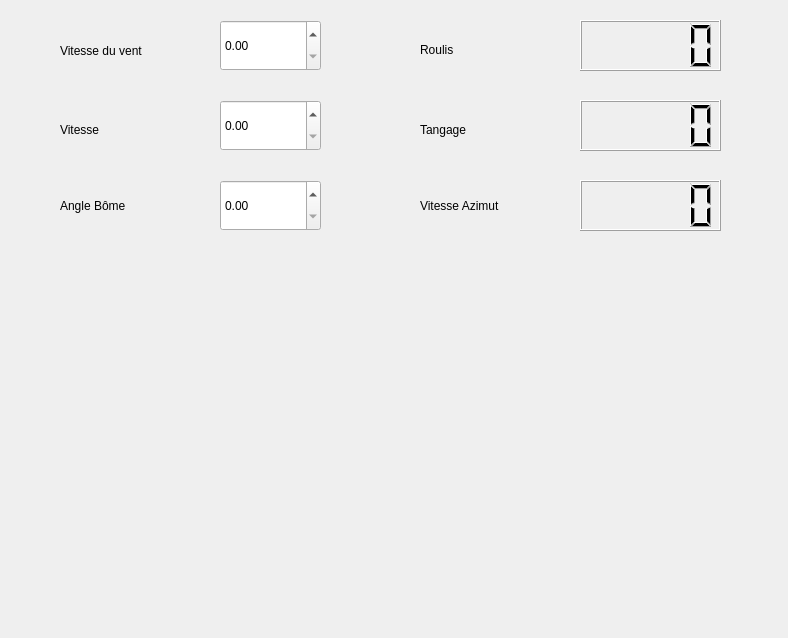
<?xml version="1.0" encoding="UTF-8"?>
<ui version="4.0">
 <class>IHM</class>
 <widget class="QWidget" name="IHM">
  <property name="geometry">
   <rect>
    <x>0</x>
    <y>0</y>
    <width>788</width>
    <height>638</height>
   </rect>
  </property>
  <property name="windowTitle">
   <string>IHM</string>
  </property>
  <widget class="QLCDNumber" name="lcdNumber">
   <property name="geometry">
    <rect>
     <x>580</x>
     <y>20</y>
     <width>141</width>
     <height>51</height>
    </rect>
   </property>
  </widget>
  <widget class="QLCDNumber" name="lcdNumber_2">
   <property name="geometry">
    <rect>
     <x>580</x>
     <y>100</y>
     <width>141</width>
     <height>51</height>
    </rect>
   </property>
  </widget>
  <widget class="QLCDNumber" name="lcdNumber_3">
   <property name="geometry">
    <rect>
     <x>580</x>
     <y>180</y>
     <width>141</width>
     <height>51</height>
    </rect>
   </property>
  </widget>
  <widget class="QDoubleSpinBox" name="doubleSpinBox">
   <property name="geometry">
    <rect>
     <x>220</x>
     <y>100</y>
     <width>101</width>
     <height>51</height>
    </rect>
   </property>
  </widget>
  <widget class="QDoubleSpinBox" name="doubleSpinBox_2">
   <property name="geometry">
    <rect>
     <x>220</x>
     <y>20</y>
     <width>101</width>
     <height>51</height>
    </rect>
   </property>
  </widget>
  <widget class="QDoubleSpinBox" name="doubleSpinBox_3">
   <property name="geometry">
    <rect>
     <x>220</x>
     <y>180</y>
     <width>101</width>
     <height>51</height>
    </rect>
   </property>
  </widget>
  <widget class="QLabel" name="label">
   <property name="geometry">
    <rect>
     <x>60</x>
     <y>30</y>
     <width>111</width>
     <height>41</height>
    </rect>
   </property>
   <property name="text">
    <string>Vitesse du vent</string>
   </property>
  </widget>
  <widget class="QLabel" name="label_2">
   <property name="geometry">
    <rect>
     <x>60</x>
     <y>120</y>
     <width>63</width>
     <height>20</height>
    </rect>
   </property>
   <property name="text">
    <string>Vitesse</string>
   </property>
  </widget>
  <widget class="QLabel" name="label_3">
   <property name="geometry">
    <rect>
     <x>60</x>
     <y>190</y>
     <width>91</width>
     <height>31</height>
    </rect>
   </property>
   <property name="text">
    <string>Angle Bôme</string>
   </property>
  </widget>
  <widget class="QLabel" name="label_4">
   <property name="geometry">
    <rect>
     <x>420</x>
     <y>40</y>
     <width>63</width>
     <height>20</height>
    </rect>
   </property>
   <property name="text">
    <string>Roulis</string>
   </property>
  </widget>
  <widget class="QLabel" name="label_5">
   <property name="geometry">
    <rect>
     <x>420</x>
     <y>120</y>
     <width>63</width>
     <height>20</height>
    </rect>
   </property>
   <property name="text">
    <string>Tangage</string>
   </property>
  </widget>
  <widget class="QLabel" name="label_6">
   <property name="geometry">
    <rect>
     <x>420</x>
     <y>190</y>
     <width>111</width>
     <height>31</height>
    </rect>
   </property>
   <property name="text">
    <string>Vitesse Azimut</string>
   </property>
  </widget>
 </widget>
 <resources/>
 <connections/>
</ui>
